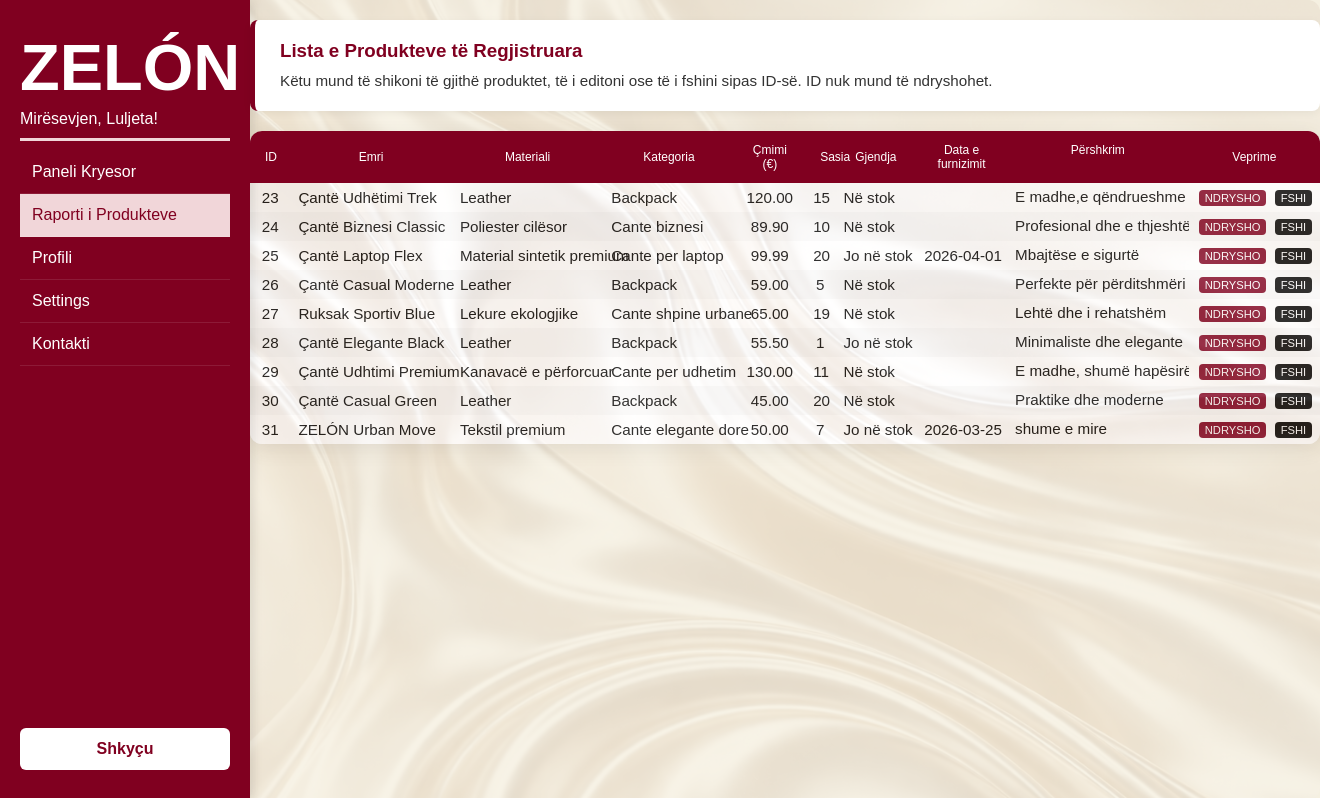
The page /zelon/raporti.php (signed in) on the database its author committed.
### tables this page shows
CREATE TABLE `produktet` (
  `id` int(11) NOT NULL,
  `emri_produktit` varchar(100) NOT NULL,
  `materiali` varchar(50) NOT NULL,
  `kategoria` varchar(50) NOT NULL,
  `cmimi` decimal(10,2) NOT NULL,
  `sasia` int(11) NOT NULL,
  `disponueshmeria` varchar(20) NOT NULL DEFAULT 'In Stock',
  `available_date` date DEFAULT NULL,
  `pershkrim` text DEFAULT NULL
);

### zelon/raporti.php (the view, shortened to what this page needs)
<?php
$conn = new mysqli("localhost","root","","zelon_shop");
$result = $conn->query("SELECT * FROM produktet ORDER BY id ASC");
$products = [];
while($row = $result->fetch_assoc()){
    $products[] = $row;
}
?>
<!DOCTYPE html>
<html lang="sq">
<head>
    <link rel="stylesheet" href="Dashboard.css?v=2">
</head>
<body>
    <div class="sidebar">
        <div class="brand">
            <h1>ZELÓN</h1>
            <p class="welcome">Mirësevjen, <span class="user-name"><?php echo $_SESSION['user_name']; ?></span>!</p>
        </div>
        <nav class="sidebar-menu">
            <ul>
                <li><a href="dashboard.php">Paneli Kryesor</a></li>
                <li><a href="raporti.php" class="active">Raporti i Produkteve</a></li>
                <li><a href="profili.php">Profili</a></li>
                <li><a href="settings.php">Settings</a></li>
                <li><a href="#">Kontakti</a></li>
            </ul>
        </nav>
        <button class="logout-btn" onclick="confirmLogout()">Shkyçu</button>
    </div>
    <div class="main-content">
        <div class="form-intro">
            <h3>Lista e Produkteve të Regjistruara</h3>
            <p>Këtu mund të shikoni të gjithë produktet, të i editoni ose të i fshini sipas ID-së. ID nuk mund të ndryshohet.</p>
        </div>
        <div class="product-grid">
            <table class="product-table">
                <thead>
                    <tr>
                        <th class="col-id">ID</th>
                        <th class="col-name">Emri</th>
                        <th class="col-material">Materiali</th>
                        <th class="col-category">Kategoria</th>
                        <th class="col-price">Çmimi (€)</th>
                        <th class="col-qty">Sasia</th>
                        <th class="col-availability">Gjendja</th>
                        <th class="col-date">Data e furnizimit</th>
                        <th class="col-desc">Përshkrim</th>
                        <th class="col-actions">Veprime</th>
                    </tr>
                </thead>
                <tbody>
                    <?php foreach($products as $p): ?>
                    <tr>
                        <td class="col-id"><?php echo $p['id']; ?></td>
                        <td class="col-name"><?php echo htmlspecialchars($p['emri_produktit']); ?></td>
                        <td class="col-material"><?php echo htmlspecialchars($p['materiali']); ?></td>
                        <td class="col-category"><?php echo htmlspecialchars($p['kategoria']); ?></td>
                        <td class="col-price"><?php echo $p['cmimi']; ?></td>
                        <td class="col-qty"><?php echo $p['sasia']; ?></td>
                        <td class="col-availability"><?php echo (trim($p['disponueshmeria']) == "1") ? 'Në stok' : 'Jo në stok'; ?></td>
                        <td class="col-date"><?php echo $p['available_date']; ?></td>
                        <td class="col-desc"><?php echo htmlspecialchars($p['pershkrim']); ?></td>
                        <td class="col-actions">
                            <a href="edit.php?id=<?php echo $p['id']; ?>" class="btn btn-edit">NDRYSHO</a>
                            <a href="raporti.php?delete_id=<?php echo $p['id']; ?>" class="btn btn-delete">FSHI</a>
                        </td>
                    </tr>
                    <?php endforeach; ?>
                </tbody>
            </table>
        </div>
    </div>
</body>
</html>

### zelon/Dashboard.css (style rules this page uses)
:root { --burgundy: #800020; --white: #ffffff; --beige: #f5f0e1; --black: #000000; --gray-light: #f2f2f2; --gray-dark: #333333; --primary: #800020; }
* { margin: 0; padding: 0; box-sizing: border-box; font-family: "Montserrat", sans-serif; }
body { display: flex; min-height: 100vh; background-color: var(--beige); color: var(--black); overflow-x: hidden; }
.sidebar { width: 250px; background-color: var(--burgundy); color: var(--white); display: flex; flex-direction: column; justify-content: flex-start; padding: 30px 20px; height: 100vh; box-shadow: 3px 0 10px rgba(0, 0, 0, 0.1); z-index: 1; }
.brand h1 { font-size: 65px; font-weight: 700; margin-bottom: 5px; color: var(--white); }
.brand .welcome { font-size: 1rem; font-weight: 500; margin-bottom: 0; padding-bottom: 10px; border-bottom: 3px solid #f1d6d9; }
.sidebar-menu { margin-top: 10px; }
.sidebar-menu ul { list-style: none; padding: 0; margin: 0; }
.sidebar-menu ul li a { text-decoration: none; color: var(--white); font-size: 1rem; display: block; padding: 12px 12px; border-bottom: 1px solid rgba(255, 255, 255, 0.1); transition: all 0.3s ease; }
.sidebar-menu ul li a.active { background-color: #f1d6d9; color: var(--burgundy); }
.logout-btn { width: 100%; padding: 12px; margin-top: auto; background-color: #ffffff; color: #800020; font-weight: bold; border: none; border-radius: 6px; cursor: pointer; font-size: 1rem; transition: all 0.3s ease; }
.main-content { flex: 1; padding: auto; background-color: var(--beige); max-width: 1200px; margin: 0 auto; }
.form-intro { position: relative; background-color: #ffffff; border-left: 5px solid var(--burgundy); padding: 20px 25px; margin-top: 20px; border-radius: 8px; box-shadow: 0 2px 8px rgba(0, 0, 0, 0.05); z-index: 100 !important; }
.form-intro h3 { color: var(--burgundy); margin-bottom: 8px; z-index: 100; }
.form-intro p { color: var(--gray-dark); font-size: 0.95rem; line-height: 1.4; z-index: 100; }
button { width: 100%; padding: 11px; background-color: var(--burgundy); color: var(--white); border: none; border-radius: 7px; cursor: pointer; font-size: 0.95rem; }
::placeholder { color: #777; }
.product-table { width: 100%; border-collapse: collapse; background-color: var(--white); border-radius: 12px; overflow: hidden; box-shadow: 0 6px 20px rgba(0, 0, 0, 0.08); font-size: 0.95rem; margin-top: 20px; table-layout: fixed; }
.product-table thead { background-color: var(--burgundy); color: var(--white); position: sticky; top: 0; z-index: 2; }
.product-table thead th { padding: 12px 15px; font-weight: 500; text-align: center; font-size: 12px; }
.product-table tbody tr:nth-child(even) { background-color: #f9f9f9; }
.product-table tbody tr:nth-child(odd) { background-color: #ffffff; }
.product-table tbody td { padding: 5px 8px; color: var(--black); text-align: left; white-space: nowrap; }
.product-table tbody td .btn { display: inline-block; padding: 2px 6px; margin: 1px 2px; border-radius: 4px; font-size: 0.7rem; font-weight: 500; text-decoration: none; text-align: center; cursor: pointer; border: none; }
.product-table tbody td .btn-edit { background-color: var(--burgundy); color: var(--white); }
.product-table tbody td .btn-delete { background-color: #000000; color: #ffffff; }
.product-table .col-id { width: 40px; text-align: center; }
.product-table .col-name { width: 160px; }
.product-table .col-material { width: 150px; }
.product-table .col-category { width: 130px; }
.product-table .col-price { width: 70px; text-align: center; }
.product-table .col-qty { width: 20px; text-align: center; }
.product-table .col-availability { width: 80px; }
.product-table .col-date { width: 90px; }
.product-table .col-actions { width: 130px; text-align: center; white-space: nowrap; }
.col-desc { width: 180px; word-wrap: break-word; overflow-wrap: break-word; white-space: normal; vertical-align: top; padding: 8px; max-height: 120px; overflow-y: auto; }

### rows shown on the page
produktet: id "23", emri_produktit "Çantë Udhëtimi Trek", materiali "Leather", kategoria "Backpack", cmimi "120.00", sasia "15", disponueshmeria "Në stok", pershkrim "E madhe,e qëndrueshme"
produktet: id "24", emri_produktit "Çantë Biznesi Classic", materiali "Poliester cilësor", kategoria "Cante biznesi", cmimi "89.90", sasia "10", disponueshmeria "Në stok", pershkrim "Profesional dhe e…"
produktet: id "25", emri_produktit "Çantë Laptop Flex", materiali "Material sintetik premium", kategoria "Cante per laptop", cmimi "99.99", sasia "20", disponueshmeria "Jo në stok", available_date "2026-04-01", pershkrim "Mbajtëse e sigurtë"
produktet: id "26", emri_produktit "Çantë Casual Moderne", materiali "Leather", kategoria "Backpack", cmimi "59.00", sasia "5", disponueshmeria "Në stok", pershkrim "Perfekte për përditshmëri"
produktet: id "27", emri_produktit "Ruksak Sportiv Blue", materiali "Lekure ekologjike", kategoria "Cante shpine urbane", cmimi "65.00", sasia "19", disponueshmeria "Në stok", pershkrim "Lehtë dhe i rehatshëm"
produktet: id "28", emri_produktit "Çantë Elegante Black", materiali "Leather", kategoria "Backpack", cmimi "55.50", sasia "1", disponueshmeria "Jo në stok", pershkrim "Minimaliste dhe elegante"
produktet: id "29", emri_produktit "Çantë Udhtimi Premium", materiali "Kanavacë e përforcuar", kategoria "Cante per udhetim", cmimi "130.00", sasia "11", disponueshmeria "Në stok", pershkrim "E madhe, shumë…"
produktet: id "30", emri_produktit "Çantë Casual Green", materiali "Leather", kategoria "Backpack", cmimi "45.00", sasia "20", disponueshmeria "Në stok", pershkrim "Praktike dhe moderne"
produktet: id "31", emri_produktit "ZELÓN Urban Move", materiali "Tekstil premium", kategoria "Cante elegante dore", cmimi "50.00", sasia "7", disponueshmeria "Jo në stok", available_date "2026-03-25", pershkrim "shume e mire"

### other values the page prints
$_SESSION['user_name'] "Luljeta"
